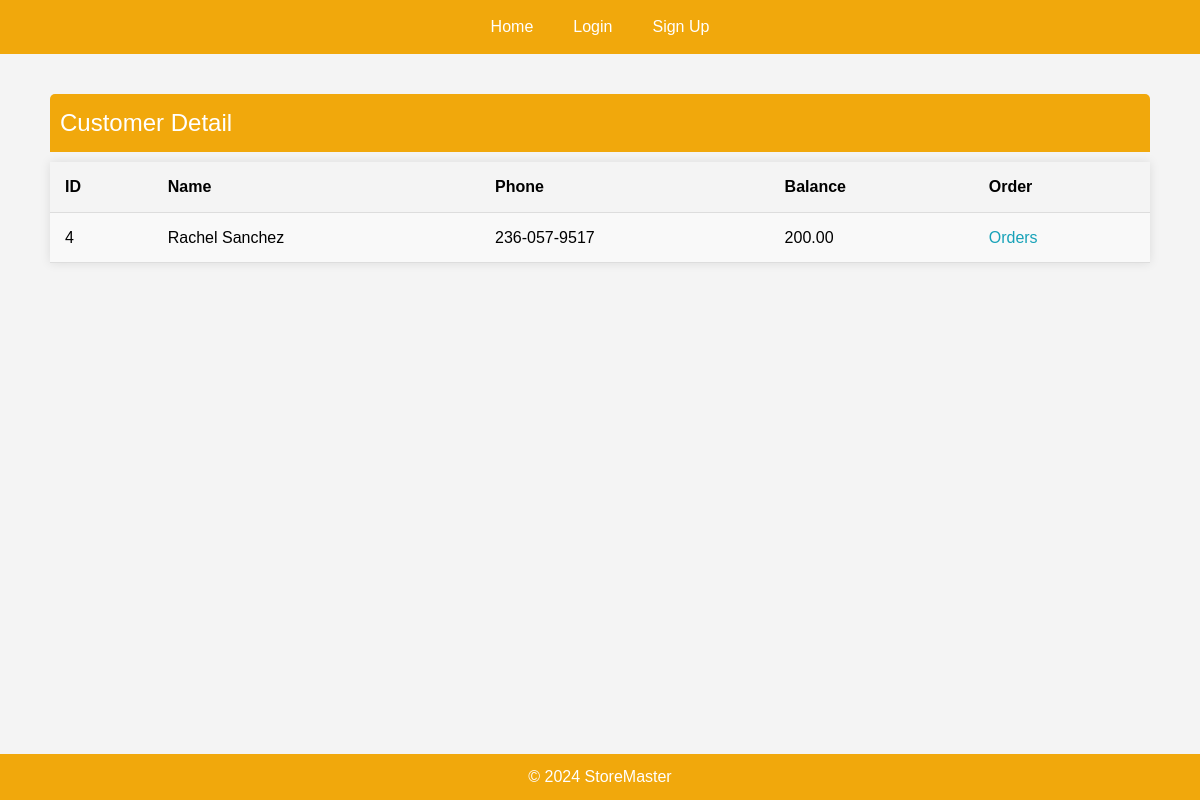
The app's page /customers/4 with its own data.
### StoreMaster/models.py (models this page shows, shortened)
class Customer(db.Model):
    __tablename__ = 'customer'
    cid = mapped_column(Integer, primary_key=True)
    name = mapped_column(String(200), nullable=False, unique=True)
    phone = mapped_column(String(20), nullable=False)
    balance = mapped_column(Numeric(10, 2), nullable=False, default=200)
    owner= mapped_column(String(200),nullable=False,default="null")
    orders = relationship("Order", back_populates="customer",
                          cascade="all, delete")

### StoreMaster/web_interface/customers.py (the view)
@customers_bp.route("/<int:customer_id>", methods=["GET"])
def customer_detail(customer_id):
    customer = db.get_or_404(Customer, customer_id,
                             description="The customer is not found!")
    return render_template("customer_detail.html", target_customer=customer)

### StoreMaster/templates/customer_detail.html (shortened to what this page needs)
{% extends "base.html" %}  {% block content %}
<table>
  <caption>
    Customer Detail
  </caption>
  <tr>
    <th>ID</th>
    <th>Name</th>
    <th>Phone</th>
    <th>Balance</th>
    <th>Order</th>
  </tr>
  <tr>
    <td>{{ target_customer.cid }}</td>
    <td>{{ target_customer.name }}</td>
    <td>{{ target_customer.phone }}</td>
    <td>{{ target_customer.balance }}</td>
    <td>
      <a
        href="{{ url_for('orders_html.order_customer_detail',customer_id=target_customer.cid)}}"
        >Orders</a
      >
    </td>
  </tr>
</table>
{% endblock %}

### StoreMaster/static/style.css (style rules this page uses)
body, h1, a { margin: 0; padding: 0; }
body { font-family: Arial, sans-serif; line-height: 1.6; background-color: #f4f4f4; margin: 0; padding: 0; }
table { width: 100%; border-collapse: collapse; margin: 20px 0; background: white; box-shadow: 0 0 10px rgba(0, 0, 0, 0.1); }
table caption { font-size: 1.5em; margin-bottom: 10px; text-align: left; padding: 10px; background-color: #f1a80c; color: white; border-top-left-radius: 5px; border-top-right-radius: 5px; }
table th, table td { padding: 12px 15px; text-align: left; border-bottom: 1px solid #ddd; }
table th { background-color: #f4f4f4; font-weight: bold; }
table tr:nth-child(even) { background-color: #f9f9f9; }
table a { color: #17a2b8; text-decoration: none; }

### records on screen
Customer: cid "4", name "Rachel Sanchez", phone "236-057-9517", balance "200.00"
